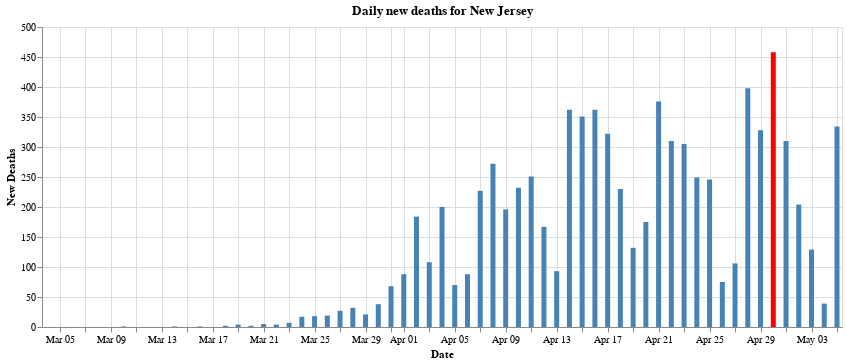

The notebook cell this image was saved under:
### Markdown cell above
## 12 - Graph of daily new deaths in New Jersey

### Code cell
max_daily_increase = daily_new_cases['new_deaths'].max()
# display(max_daily_increase)

chart = alt.Chart(daily_new_cases).mark_bar().encode(
    y=alt.Y('new_deaths:Q', axis=alt.Axis(title='New Deaths')),
    x=alt.X('date:T', axis=alt.Axis(format='%b %d', title='Date')),
    # The highlight will be set on the result of a conditional statement
    color=alt.condition(
        alt.datum.new_deaths == max_daily_increase,
        alt.value('red'),    
        alt.value('steelblue')  
    ),
    tooltip=['date:T','new_deaths']

).properties(
    width=800,
    title="Daily new deaths for New Jersey"
)

    
display(chart)

### Figure 1 — Vega-Lite specification as saved in the notebook (floating-point values rounded to 4 significant figures)
{"config": {"view": {"continuousWidth": 400, "continuousHeight": 300}}, "data": {"name": "data-996bb54bc161af6d5b1aec6163d40d36"}, "mark": "bar", "encoding": {"color": {"condition": {"value": "red", "test": "(datum.new_deaths === 458)"}, "value": "steelblue"}, "tooltip": [{"type": "temporal", "field": "date"}, {"type": "quantitative", "field": "new_deaths"}], "x": {"type": "temporal", "axis": {"format": "%b %d", "title": "Date"}, "field": "date"}, "y": {"type": "quantitative", "axis": {"title": "New Deaths"}, "field": "new_deaths"}}, "title": "Daily new deaths for New Jersey", "width": 800, "$schema": "https://vega.github.io/schema/vega-lite/v4.0.2.json", "datasets": {"data-996bb54bc161af6d5b1aec6163d40d36": [{"date": "2020-03-04T00:00:00", "new_cases": 1, "new_deaths": 0}, {"date": "2020-03-05T00:00:00", "new_cases": 1, "new_deaths": 0}, {"date": "2020-03-06T00:00:00", "new_cases": 2, "new_deaths": 0}, {"date": "2020-03-07T00:00:00", "new_cases": 0, "new_deaths": 0}, {"date": "2020-03-08T00:00:00", "new_cases": 2, "new_deaths": 0}, {"date": "2020-03-09T00:00:00", "new_cases": 5, "new_deaths": 0}, {"date": "2020-03-10T00:00:00", "new_cases": 4, "new_deaths": 1}, {"date": "2020-03-11T00:00:00", "new_cases": 8, "new_deaths": 0}, {"date": "2020-03-12T00:00:00", "new_cases": 6, "new_deaths": 0}, {"date": "2020-03-13T00:00:00", "new_cases": 21, "new_deaths": 0}, {"date": "2020-03-14T00:00:00", "new_cases": 25, "new_deaths": 1}, {"date": "2020-03-15T00:00:00", "new_cases": 23, "new_deaths": 0}, {"date": "2020-03-16T00:00:00", "new_cases": 78, "new_deaths": 1}, {"date": "2020-03-17T00:00:00", "new_cases": 92, "new_deaths": 0}, {"date": "2020-03-18T00:00:00", "new_cases": 159, "new_deaths": 2}, {"date": "2020-03-19T00:00:00", "new_cases": 308, "new_deaths": 4}, {"date": "2020-03-20T00:00:00", "new_cases": 161, "new_deaths": 2}, {"date": "2020-03-21T00:00:00", "new_cases": 440, "new_deaths": 5}, {"date": "2020-03-22T00:00:00", "new_cases": 578, "new_deaths": 4}, {"date": "2020-03-23T00:00:00", "new_cases": 930, "new_deaths": 7}, {"date": "2020-03-24T00:00:00", "new_cases": 831, "new_deaths": 17}, {"date": "2020-03-25T00:00:00", "new_cases": 727, "new_deaths": 18}, {"date": "2020-03-26T00:00:00", "new_cases": 2474, "new_deaths": 19}, {"date": "2020-03-27T00:00:00", "new_cases": 1949, "new_deaths": 27}, {"date": "2020-03-28T00:00:00", "new_cases": 2299, "new_deaths": 32}, {"date": "2020-03-29T00:00:00", "new_cases": 2262, "new_deaths": 21}, {"date": "2020-03-30T00:00:00", "new_cases": 3250, "new_deaths": 38}, {"date": "2020-03-31T00:00:00", "new_cases": 2060, "new_deaths": 68}, {"date": "2020-04-01T00:00:00", "new_cases": 3559, "new_deaths": 88}, {"date": "2020-04-02T00:00:00", "new_cases": 3335, "new_deaths": 184}, {"date": "2020-04-03T00:00:00", "new_cases": 4305, "new_deaths": 108}, {"date": "2020-04-04T00:00:00", "new_cases": 4229, "new_deaths": 200}, {"date": "2020-04-05T00:00:00", "new_cases": 3381, "new_deaths": 70}, {"date": "2020-04-06T00:00:00", "new_cases": 3585, "new_deaths": 88}, {"date": "2020-04-07T00:00:00", "new_cases": 3326, "new_deaths": 227}, {"date": "2020-04-08T00:00:00", "new_cases": 3021, "new_deaths": 272}, {"date": "2020-04-09T00:00:00", "new_cases": 3590, "new_deaths": 196}, {"date": "2020-04-10T00:00:00", "new_cases": 3561, "new_deaths": 232}, {"date": "2020-04-11T00:00:00", "new_cases": 3563, "new_deaths": 251}, {"date": "2020-04-12T00:00:00", "new_cases": 3699, "new_deaths": 167}, {"date": "2020-04-13T00:00:00", "new_cases": 2734, "new_deaths": 93}, {"date": "2020-04-14T00:00:00", "new_cases": 4240, "new_deaths": 362}, {"date": "2020-04-15T00:00:00", "new_cases": 2206, "new_deaths": 351}, {"date": "2020-04-16T00:00:00", "new_cases": 4287, "new_deaths": 362}, {"date": "2020-04-17T00:00:00", "new_cases": 3150, "new_deaths": 322}, {"date": "2020-04-18T00:00:00", "new_cases": 2953, "new_deaths": 230}, {"date": "2020-04-19T00:00:00", "new_cases": 3881, "new_deaths": 132}, {"date": "2020-04-20T00:00:00", "new_cases": 3505, "new_deaths": 175}, {"date": "2020-04-21T00:00:00", "new_cases": 3581, "new_deaths": 376}, {"date": "2020-04-22T00:00:00", "new_cases": 3478, "new_deaths": 310}, {"date": "2020-04-23T00:00:00", "new_cases": 4124, "new_deaths": 305}, {"date": "2020-04-24T00:00:00", "new_cases": 2207, "new_deaths": 249}, {"date": "2020-04-25T00:00:00", "new_cases": 3327, "new_deaths": 246}, {"date": "2020-04-26T00:00:00", "new_cases": 3515, "new_deaths": 75}, {"date": "2020-04-27T00:00:00", "new_cases": 2150, "new_deaths": 106}, {"date": "2020-04-28T00:00:00", "new_cases": 2668, "new_deaths": 398}, {"date": "2020-04-29T00:00:00", "new_cases": 2408, "new_deaths": 328}, {"date": "2020-04-30T00:00:00", "new_cases": 2388, "new_deaths": 458}, {"date": "2020-05-01T00:00:00", "new_cases": 2538, "new_deaths": 310}, {"date": "2020-05-02T00:00:00", "new_cases": 2527, "new_deaths": 204}, {"date": "2020-05-03T00:00:00", "new_cases": 3027, "new_deaths": 129}, {"date": "2020-05-04T00:00:00", "new_cases": 1525, "new_deaths": 39}, {"date": "2020-05-05T00:00:00", "new_cases": 2324, "new_deaths": 334}]}}
